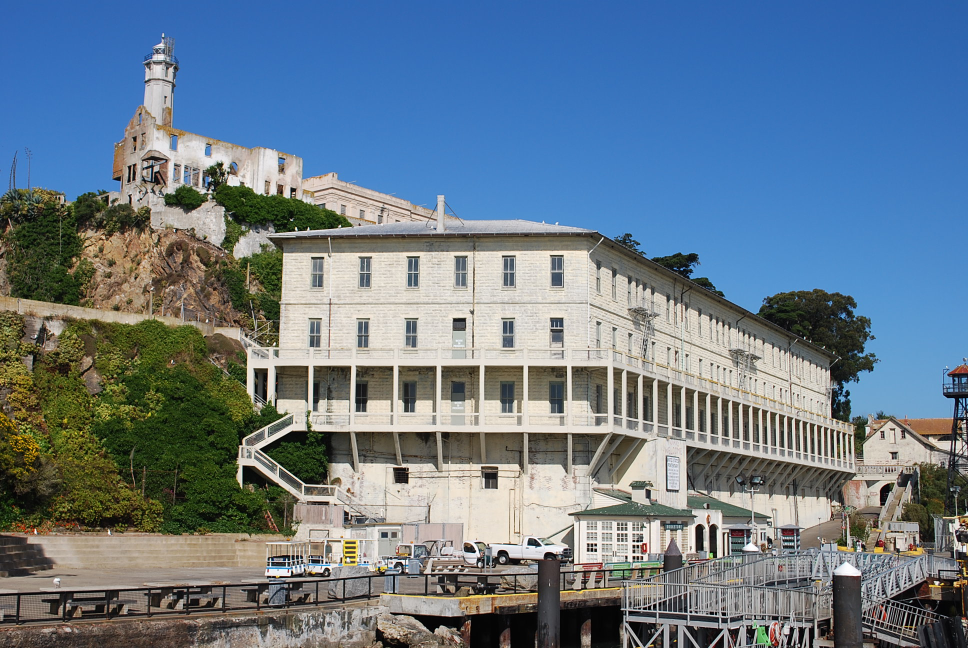
#> input picture sj/jimg/demos/alcatraz1.jpg, 1936 x 1296 px (shown at 1/2 size)
$ python cv_matches.py
#> lines starting #> are read from the running program, lines starting #| are printed output that depends on the picture; after the words box and inside, x2 and y2 are one past the last pixel; in counts of white or black regions, pixels touching at a corner belong together
# coding=utf-8
import cv2
from matplotlib import pyplot as plt

def imgAB():
    img1 = cv2.imread('alcatraz1.jpg')
#> img1 is the input picture: shape (1296, 1936, 3); mean B, G, R 138.7, 122.8, 104.5
    img2 = cv2.imread('alcatraz2.jpg')
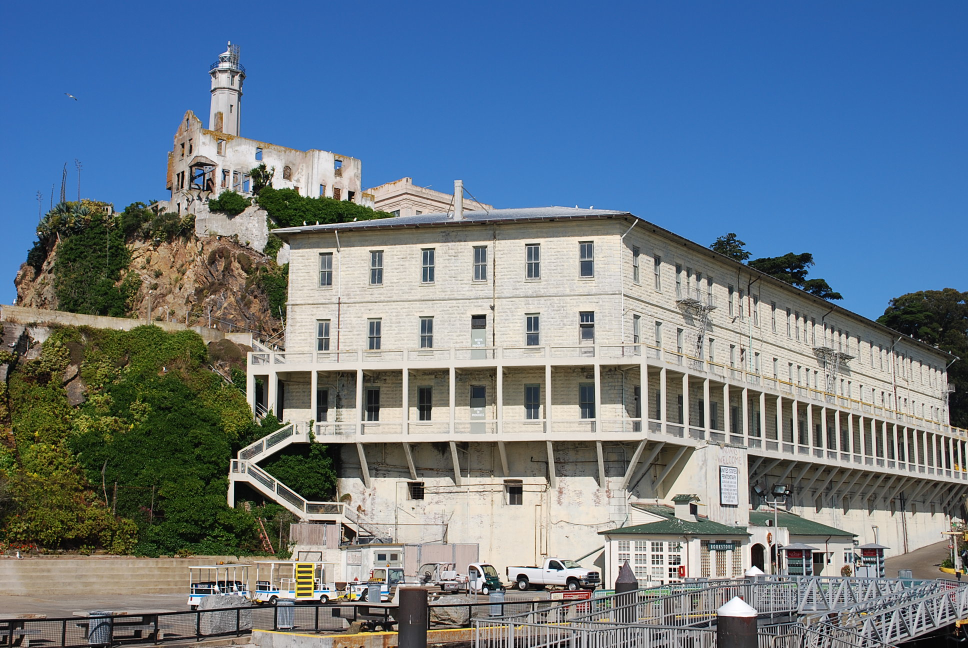
#> input picture sj/jimg/demos/alcatraz2.jpg, 1936 x 1296 px (shown at 1/2 size)
#> img2 is the input picture: shape (1296, 1936, 3); mean B, G, R 138, 123.3, 106.7

    img1 = cv2.resize(img1, (300 * 3, 240 * 3))
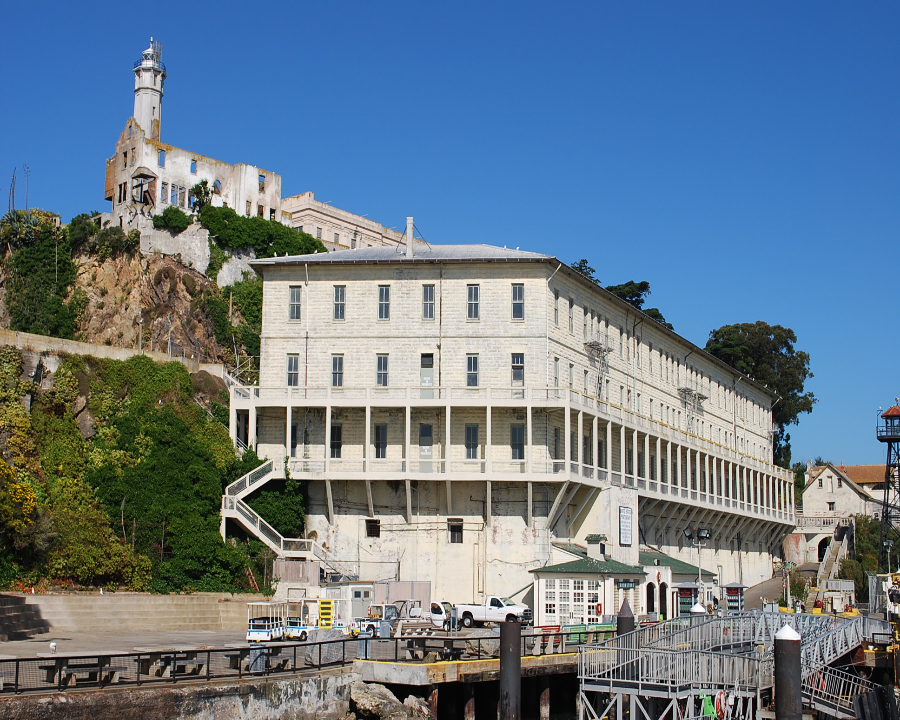
#> img1: shape (720, 900, 3); mean B, G, R 138.6, 122.8, 104.4
    img2 = cv2.resize(img2, (300 * 3, 240 * 3))
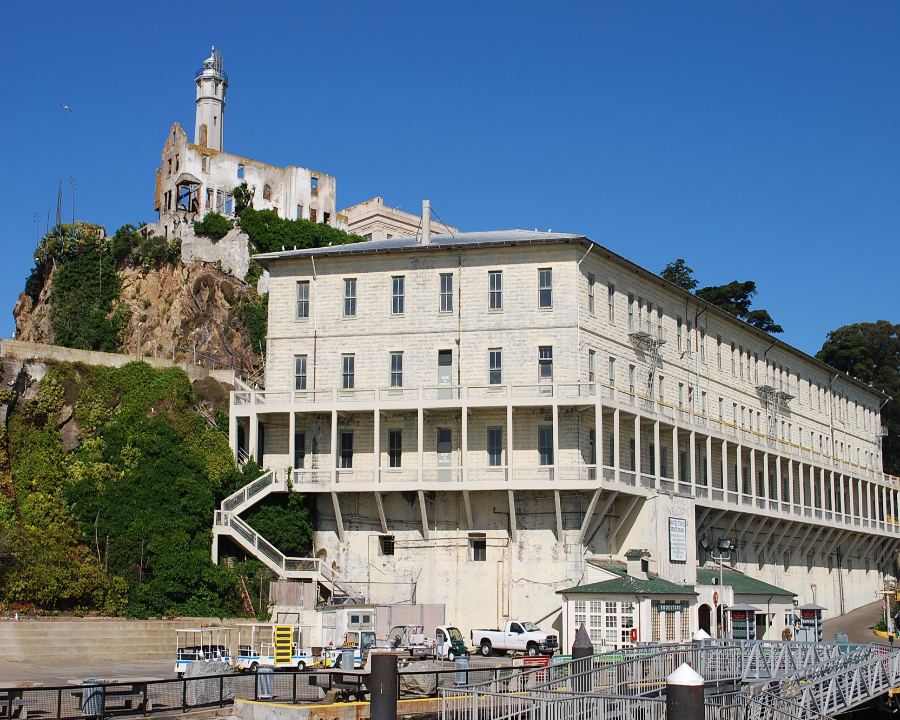
#> img2: shape (720, 900, 3); mean B, G, R 137.9, 123.2, 106.7
    return img1, img2

def ptf2ptd(pt):
    return (int(pt[0]),int(pt[1]))

def ORB_match(img1,img2):
    orb = cv2.ORB_create(500)
    kp1, des1 = orb.detectAndCompute(img1, None)
#> kp1 = 500 keypoints; strongest (x, y, size): (269, 638, 31), (304, 632, 31), (589, 606, 31), (589, 619, 31)
    kp2, des2 = orb.detectAndCompute(img2, None)
#> kp2 = 500 keypoints; strongest (x, y, size): (300, 661, 31), (219, 508, 31), (446, 639, 31), (302, 661, 31)

    bf = cv2.BFMatcher(cv2.NORM_HAMMING)

    # knn筛选结果
    import time
    print(time.time())
    matches = bf.knnMatch(des1, trainDescriptors=des2, k=2)
#> matches = 500 matches
    good = [m for (m, n) in matches if m.distance < 0.75 * n.distance]
#> good = 106 matches
    # 查看最大匹配点数目
    print(time.time())
    # print(len(good), len(matches))

    # m = cv2.drawMatches(img1, kp1, img2, kp2, good[:10], img2, flags=2)
    # return m

    for g in good[:50]:
        # print( ptf2ptd(kp1[g.queryIdx].pt), ptf2ptd(kp2[g.trainIdx].pt))
        cv2.line(img1,ptf2ptd(kp1[g.queryIdx].pt), ptf2ptd(kp2[g.trainIdx].pt), color=(50,100,250),thickness=2)
        cv2.circle(img1, ptf2ptd(kp1[g.queryIdx].pt),5, color=(50, 100, 250))
#> this loop made 50 passes
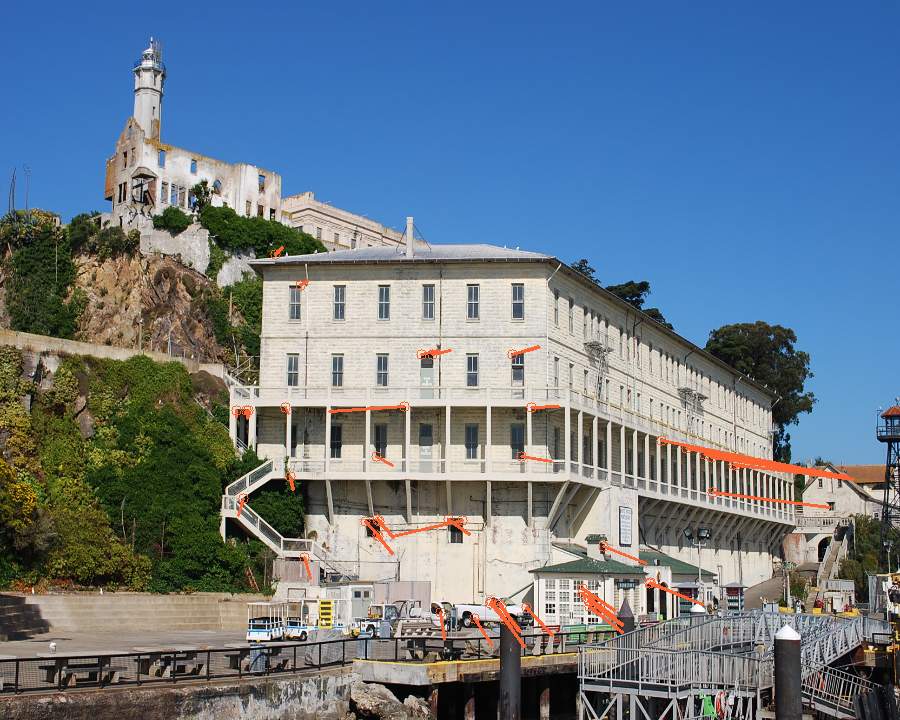
#> img1: shape (720, 900, 3); 0.91% of pixels changed, all inside (x1, y1, x2, y2) = (231, 246, 855, 648)
    return img1

# [69 lines left out: functions BRISK_match, SIFT_match, SURF_match, BRIEF_match, not called in this run]

def cvShow(img,title=''):
    cv2.imshow(title, img)
    cv2.waitKey(0)
    cv2.destroyAllWindows()

# [5 lines left out: function pltShow, not called in this run]

if __name__ == '__main__':
    imgA, imgB = imgAB()
    img = ORB_match(imgA, imgB)
    cvShow(img, "ORB_match")
